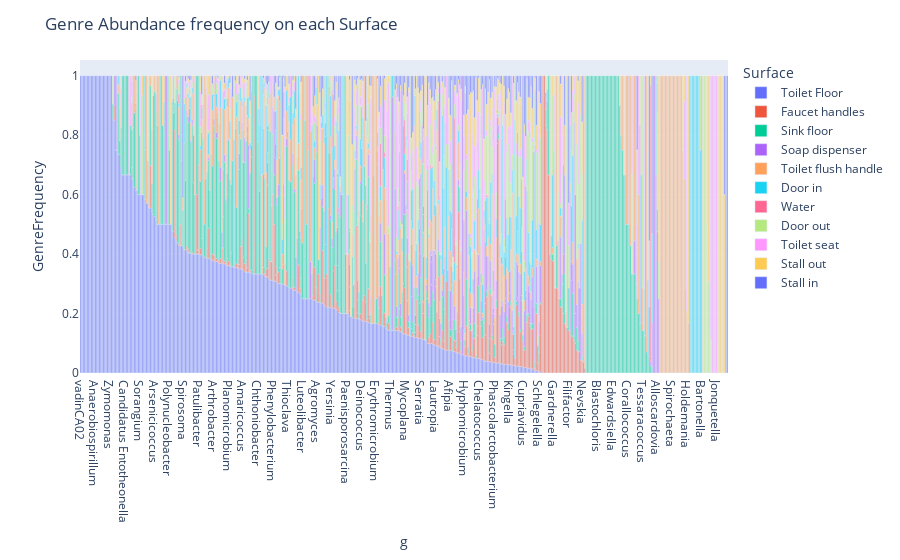

Source (notebook cell):
### Code cell
data['GenreFrequency'] = data.groupby('g')['Abundance'].apply(apply_calcul_freq)
df_sample_genre_freq = data.groupby(['g', 'Surface'])['GenreFrequency'].sum().reset_index().sort_values('GenreFrequency', ascending=False)
fig = px.bar(df_sample_genre_freq, x='g', y='GenreFrequency', color='Surface')
fig.update_layout(title='Genre Abundance frequency on each Surface')
fig.show()

### Figure 1 — Plotly figure (JSON) as saved in the notebook; plotly's stock layout.template omitted (floating-point values rounded to 4 significant figures; data arrays with more than 128 entries replaced by an {"elided": "..."} marker saying what was removed)
{"data": [{"alignmentgroup": "True", "hovertemplate": "Surface=Toilet Floor<br>g=%{x}<br>GenreFrequency=%{y}<extra></extra>", "legendgroup": "Toilet Floor", "marker": {"color": "#636efa", "pattern": {"shape": ""}}, "name": "Toilet Floor", "offsetgroup": "Toilet Floor", "orientation": "v", "showlegend": true, "textposition": "auto", "type": "bar", "x": {"elided": "343 str values"}, "xaxis": "x", "y": {"elided": "343 float values"}, "yaxis": "y"}, {"alignmentgroup": "True", "hovertemplate": "Surface=Faucet handles<br>g=%{x}<br>GenreFrequency=%{y}<extra></extra>", "legendgroup": "Faucet handles", "marker": {"color": "#EF553B", "pattern": {"shape": ""}}, "name": "Faucet handles", "offsetgroup": "Faucet handles", "orientation": "v", "showlegend": true, "textposition": "auto", "type": "bar", "x": {"elided": "239 str values"}, "xaxis": "x", "y": {"elided": "239 float values"}, "yaxis": "y"}, {"alignmentgroup": "True", "hovertemplate": "Surface=Sink floor<br>g=%{x}<br>GenreFrequency=%{y}<extra></extra>", "legendgroup": "Sink floor", "marker": {"color": "#00cc96", "pattern": {"shape": ""}}, "name": "Sink floor", "offsetgroup": "Sink floor", "orientation": "v", "showlegend": true, "textposition": "auto", "type": "bar", "x": {"elided": "346 str values"}, "xaxis": "x", "y": {"elided": "346 float values"}, "yaxis": "y"}, {"alignmentgroup": "True", "hovertemplate": "Surface=Soap dispenser<br>g=%{x}<br>GenreFrequency=%{y}<extra></extra>", "legendgroup": "Soap dispenser", "marker": {"color": "#ab63fa", "pattern": {"shape": ""}}, "name": "Soap dispenser", "offsetgroup": "Soap dispenser", "orientation": "v", "showlegend": true, "textposition": "auto", "type": "bar", "x": {"elided": "196 str values"}, "xaxis": "x", "y": {"elided": "196 float values"}, "yaxis": "y"}, {"alignmentgroup": "True", "hovertemplate": "Surface=Toilet flush handle<br>g=%{x}<br>GenreFrequency=%{y}<extra></extra>", "legendgroup": "Toilet flush handle", "marker": {"color": "#FFA15A", "pattern": {"shape": ""}}, "name": "Toilet flush handle", "offsetgroup": "Toilet flush handle", "orientation": "v", "showlegend": true, "textposition": "auto", "type": "bar", "x": {"elided": "295 str values"}, "xaxis": "x", "y": {"elided": "295 float values"}, "yaxis": "y"}, {"alignmentgroup": "True", "hovertemplate": "Surface=Door in<br>g=%{x}<br>GenreFrequency=%{y}<extra></extra>", "legendgroup": "Door in", "marker": {"color": "#19d3f3", "pattern": {"shape": ""}}, "name": "Door in", "offsetgroup": "Door in", "orientation": "v", "showlegend": true, "textposition": "auto", "type": "bar", "x": {"elided": "210 str values"}, "xaxis": "x", "y": {"elided": "210 float values"}, "yaxis": "y"}, {"alignmentgroup": "True", "hovertemplate": "Surface=Water<br>g=%{x}<br>GenreFrequency=%{y}<extra></extra>", "legendgroup": "Water", "marker": {"color": "#FF6692", "pattern": {"shape": ""}}, "name": "Water", "offsetgroup": "Water", "orientation": "v", "showlegend": true, "textposition": "auto", "type": "bar", "x": ["Bartonella", "Alicyclobacillus", "Hyphomicrobium", "Mycobacterium", "Sphingomonas", "Alcaligenes", "Yersinia", "Unspecified", "Sphingobacterium", "Ralstonia", "Methylobacterium", "Paucibacter", "Variovorax", "Roseateles", "Rhodopseudomonas", "Bradyrhizobium", "Acinetobacter", "Stenotrophomonas", "Rothia", "Pantoea", "Aquabacterium", "Psychrobacter", "Bacillus", "Enterobacter", "Neisseria", "Finegoldia", "Fusobacterium", "Actinomyces", "Corynebacterium", "Mitsuaria", "Pseudomonas", "Streptococcus", "Propionibacterium", "Kocuria", "Staphylococcus"], "xaxis": "x", "y": [1, 0.9299, 0.7918, 0.4878, 0.334, 0.25, 0.1953, 0.1438, 0.1148, 0.08108, 0.07263, 0.04217, 0.03149, 0.02807, 0.01835, 0.01439, 0.01405, 0.01151, 0.009863, 0.008929, 0.008572, 0.008174, 0.007976, 0.007692, 0.00558, 0.004979, 0.004702, 0.004331, 0.004184, 0.002952, 0.00294, 0.00258, 0.002133, 0.0002882, 0.0002002], "yaxis": "y"}, {"alignmentgroup": "True", "hovertemplate": "Surface=Door out<br>g=%{x}<br>GenreFrequency=%{y}<extra></extra>", "legendgroup": "Door out", "marker": {"color": "#B6E880", "pattern": {"shape": ""}}, "name": "Door out", "offsetgroup": "Door out", "orientation": "v", "showlegend": true, "textposition": "auto", "type": "bar", "x": {"elided": "223 str values"}, "xaxis": "x", "y": {"elided": "223 float values"}, "yaxis": "y"}, {"alignmentgroup": "True", "hovertemplate": "Surface=Toilet seat<br>g=%{x}<br>GenreFrequency=%{y}<extra></extra>", "legendgroup": "Toilet seat", "marker": {"color": "#FF97FF", "pattern": {"shape": ""}}, "name": "Toilet seat", "offsetgroup": "Toilet seat", "orientation": "v", "showlegend": true, "textposition": "auto", "type": "bar", "x": {"elided": "202 str values"}, "xaxis": "x", "y": {"elided": "202 float values"}, "yaxis": "y"}, {"alignmentgroup": "True", "hovertemplate": "Surface=Stall out<br>g=%{x}<br>GenreFrequency=%{y}<extra></extra>", "legendgroup": "Stall out", "marker": {"color": "#FECB52", "pattern": {"shape": ""}}, "name": "Stall out", "offsetgroup": "Stall out", "orientation": "v", "showlegend": true, "textposition": "auto", "type": "bar", "x": {"elided": "218 str values"}, "xaxis": "x", "y": {"elided": "218 float values"}, "yaxis": "y"}, {"alignmentgroup": "True", "hovertemplate": "Surface=Stall in<br>g=%{x}<br>GenreFrequency=%{y}<extra></extra>", "legendgroup": "Stall in", "marker": {"color": "#636efa", "pattern": {"shape": ""}}, "name": "Stall in", "offsetgroup": "Stall in", "orientation": "v", "showlegend": true, "textposition": "auto", "type": "bar", "x": {"elided": "165 str values"}, "xaxis": "x", "y": {"elided": "165 float values"}, "yaxis": "y"}], "layout": {"barmode": "relative", "legend": {"title": {"text": "Surface"}, "tracegroupgap": 0}, "margin": {"t": 60}, "title": {"text": "Genre Abundance frequency on each Surface"}, "xaxis": {"anchor": "y", "domain": [0, 1], "title": {"text": "g"}}, "yaxis": {"anchor": "x", "domain": [0, 1], "title": {"text": "GenreFrequency"}}}}
